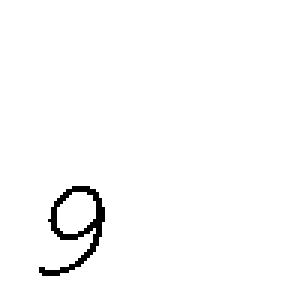
%> input picture homework_4/dataset/training/9_1.bmp, 100 x 100 px, given in place of 9_1.png, which was not available (shown 3 times larger)
$ octave number_recognizer.m   (GNU Octave 9; MATLAB toolbox functions it lacks are replaced by stand-ins)
%> lines starting %> are read from the running program, lines starting %| are printed output that depends on the picture; in (x1, y1, x2, y2) boxes, pixels count from 0 and x2, y2 are one past the last pixel; in counts of white or black regions, pixels touching at a corner belong together; the program's own positions count from 1; pictures that were not available may be replaced by others from this repository, and a replacement may not be noted
clc;

TEST = imread("dataset/test/9_1.png");
%> TEST: size 100x100 logical; 98.3% white; black in thin lines or dots, all inside (x1, y1, x2, y2) = (13, 62, 35, 92)
TEST = rgb2gray(TEST);
TEST = im2bw(TEST);

%shows the Test Image
imshow(TEST);
disp("Processing...");
recognize(TEST);
% [2 lines not run here, left out]
function [] = recognize(target)
    %You should change it with the absolute path of your training set
    myFolder = "C:\Users\classy\Documents\MATLAB\kaganhamzacebi_151101064_hw4\dataset\training";
    trainingFiles = fullfile(myFolder, '*.bmp');
    %get directory
    training = dir(trainingFiles);
    %vectors for edit distance values and labels
    editDistanceValues = [];
    labels = [];

    holes = eulerNum(target);

    for k = 1:length(training)
      fileName = training(k).name;
      fullName = fullfile(myFolder, fileName);
      imageArray = imread(fullName);

      %Get The Label from file name / First Character is Label
      label = str2double(string(extractBetween(fileName, 1, 1)));
      %if hole counts is 2. Number is guaranteed 8
      if (holes == 2)
          disp("Image is: 8");
          return;
      %hole number is 1 so Number could be 0 4 6 9
      %do not make other training datas iterate
      elseif (holes == 1)
          if (label == 0 || label == 4 || label == 6 ||  label == 9)
              diff = image_comparator(imageArray, target);
              editDistanceValues(end+1) = diff;
              labels(end+1) = label;
          end
      %hole number is 0 so Number could be 1 2 3 5 7
      %do not make other training datas iterate
      else
          if (label == 1 || label == 2 || label == 3 || label == 5 ||  label == 7)
              diff = image_comparator(imageArray, target);
              editDistanceValues(end+1) = diff;
              labels(end+1) = label;
          end
      end
    end

    tmpArray = editDistanceValues;

    %KNN 5 Nearest Neighbor
    [t1, index1] = min(editDistanceValues);
    editDistanceValues(1, index1) = realmax;
    [t2, index2] = min(editDistanceValues);
    editDistanceValues(1, index2) = realmax;
    [t3, index3] = min(editDistanceValues);
    editDistanceValues(1, index3) = realmax;
    [t4, index4] = min(editDistanceValues);
    editDistanceValues(1, index4) = realmax;
    [t5, index5] = min(editDistanceValues);


    label_1 = labels(1, index1);
    label_2 = labels(1, index2);
    label_3 = labels(1, index3);
    label_4 = labels(1, index4);
    label_5 = labels(1, index5);

    hist = zeros(1,10);
    hist(1, label_1+1) = hist(1, label_1+1) + 1;
    hist(1, label_2+1) = hist(1, label_2+1) + 1;
    hist(1, label_3+1) = hist(1, label_3+1) + 1;
    hist(1, label_4+1) = hist(1, label_4+1) + 1;
    hist(1, label_5+1) = hist(1, label_5+1) + 1;

    if (hist(1,1) >= 4)
        disp("Image is: 0");
    elseif (hist(1,8) >= 3)
        disp("Image is: 7");
    else
        for i = 1:size(tmpArray, 2)
            if (labels(1, i) == 0 || labels(1, i) == 7 || labels(1, i) == 8)
                tmpArray(1, i) = realmax;
            end
        end

        [v1, index1] = min(tmpArray);
        tmpArray(1, index1) = realmax;
        [v2, index2] = min(tmpArray);
        tmpArray(1, index2) = realmax;
        [v3, index3] = min(tmpArray);
        tmpArray(1, index3) = realmax;
        [v4, index4] = min(tmpArray);
        tmpArray(1, index4) = realmax;
        [v5, index5] = min(tmpArray);

        label_1 = labels(1, index1);
        label_2 = labels(1, index2);
        label_3 = labels(1, index3);
        label_4 = labels(1, index4);
        label_5 = labels(1, index5);

        hist = zeros(1,10);
        hist(1, label_1+1) = hist(1, label_1+1) + 1;
        hist(1, label_2+1) = hist(1, label_2+1) + 1;
        hist(1, label_3+1) = hist(1, label_3+1) + 1;
        hist(1, label_4+1) = hist(1, label_4+1) + 1;
        hist(1, label_5+1) = hist(1, label_5+1) + 1;

        [histMax_1, i1] = max(hist);
        hist(1, i1) = 0;
        [histMax_2, i2] = max(hist);

        if (histMax_1 == 1)
            disp("Image Couldn't be Recognized");
            return;
        end

        if (histMax_1 > histMax_2)
            disp("Image is: " + (i1 - 1));
        elseif (histMax_2 == histMax_1)
            if (label_1 == i1 - 1)
                disp("Image is: " + (i1 - 1));
            elseif (label_1 == i2 - 1)
                disp("Image is: " + (i2 - 1));
            elseif (label_2 == i1 - 1)
                disp("Image is: " + (i1 - 1));
            else
                disp("Image is: " + (i2 - 1));
            end
        end

    end
end

%Creates a mask with boundry pixels 1
% [23 lines left out: function boundry_detection, not called in this run]

%Compares Two images with Shape Numbers and returns Edit Distance
%difference
% [25 lines left out: function image_comparator, not called in this run]

%Converts Image to Shape Number
% [20 lines left out: function im2sn, not called in this run]

%Generates Image to Chain Code
% [54 lines left out: function im2cc, not called in this run]

%Converts Chain Code to First Difference
% [19 lines left out: function cc2fd, not called in this run]

%Converts First Difference to Shape Number
% [21 lines left out: function fd2sn, not called in this run]

%Detects connected components in an Image
function [labels] = eulerNum(img)
    %img = thresholder(img, 120);
    img = padarray(img, [1,1]);
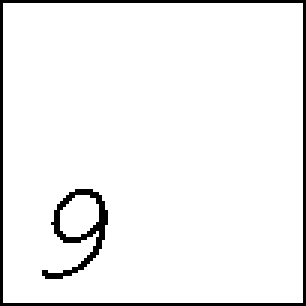
%> img: size 102x102 logical (shown 3 times larger); 94.5% white; black in thin lines or dots

    img = imgDilate(img);
%> after the loop in imgDilate, `for i = 2:cols-1`:
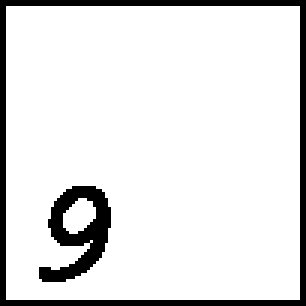
%> tmp: size 102x102 logical (shown 3 times larger); 88.8% white; 2 black regions, box (x1, y1, x2, y2) and area: (0, 0, 102, 102) 800, (13, 62, 37, 94) 366
    [cols, rows] = size(img);
%> cols = 102; rows = 102
    label = 1;

    tmp = ones(size(img, 1), size(img, 2), 'uint8');

    for i = 2:cols-1
        for j = 2:rows-1

            if (img(i,j) == 1)

                [img, tmp] = labelObj(img, [i, j],tmp, label);
                label = label + 1;

            end

        end
    end
%> img: size 102x102 logical; every value is 0
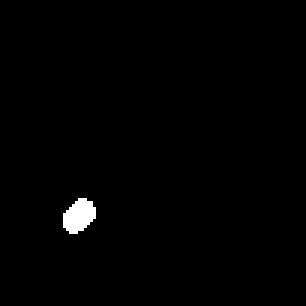
%> tmp: size 102x102 uint8 (shown 3 times larger); values 1 (black) and 2 (white), 0.89% white; 1 white region, box (x1, y1, x2, y2) and area: (21, 66, 32, 78) 93
%> after the loop, label = 3
    labels = labelCounter(tmp) - 1;

end

%Iterate object with a given pixel point of the object
% [40 lines left out: function labelObj, not called in this run]

%A basic includes method for multi array structure
% [13 lines left out: function isIncludes, not called in this run]

%Generates Output for Connected Component
function [labels] = labelCounter(img)
    [cols, rows] = size(img);
    counts = zeros(1, max(img, [], 'all'));

    for i = 1:cols
        for j = 1:rows

            if(img(i,j) ~= 0)
                counts(img(i,j)) = counts(img(i,j)) + 1;
            end

        end
    end
%> after the loop, counts = [10311 93]
    labels = size(counts, 2);
%> labels = 2
%> in eulerNum, `labels = labelCounter(tmp) - 1;`: labels = 1
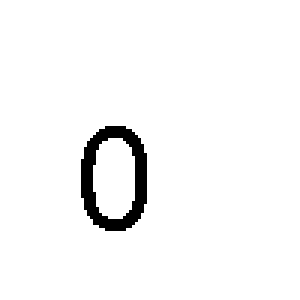
%> input picture homework_4/dataset/training/0_0.bmp, 100 x 100 px (shown 3 times larger)
%> in recognize, `imageArray = imread(fullName);`: imageArray: size 100x100 logical; 96.7% white; 1 black region, box (x1, y1, x2, y2) and area: (27, 42, 49, 77) 331
%> (the run ends here)
